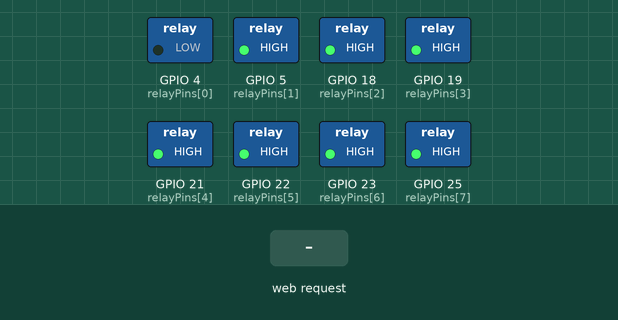
This sketch was run on a simulated ESP32. Parts: switched loads named in the sketch (green lamp = pin HIGH). The test bench sets the inputs (shaded band). WiFi joins after 1.5 s; servers stay silent unless stated; the local clock reads 2024-03-15 10:24:30 at power-on unless the sketch sets it; storage starts empty; what the sketch prints to the serial monitor is not drawn.

Above: at 2.7 s.
2.8 s: HTTP request GET /relay?num=1 received
At 14.0 s:
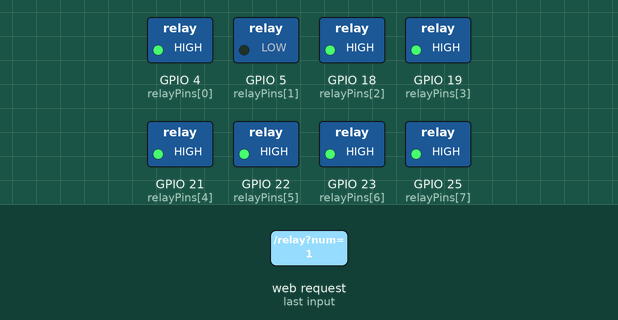
At 24.0 s:
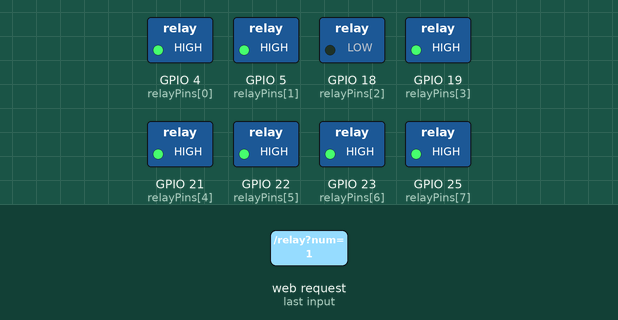
Timing chart, 0 to 34.3 s (numbered marks = the images above; inputs shaded):
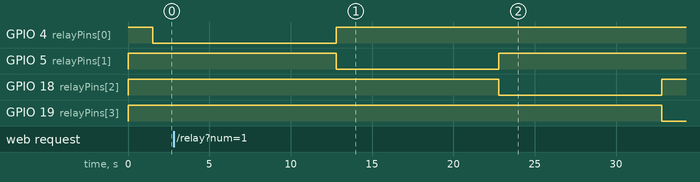

The sketch:

ESP32_RelayController.ino
```cpp
/*
 * ============================================================================
 * ESP32 RELAY CONTROLLER FOR EXHIBIT DISPLAY
 * ============================================================================
 *
 * DESCRIPTION:
 * This controller manages 8 relay channels for an interactive exhibit display.
 * It provides both a web interface and automatic cycling through exhibits.
 *
 * HARDWARE REQUIREMENTS:
 * - ESP32 Development Board
 * - 8-Channel Relay Module (Active LOW)
 * - USB cable for programming and power
 *
 * ============================================================================
 * CONFIGURABLE PARAMETERS - EDIT THESE TO CUSTOMIZE BEHAVIOR
 * ============================================================================
 */

#include <WiFi.h>
#include <WebServer.h>
#include <SPIFFS.h>
#include <ESPmDNS.h>
#include <time.h>

/* ---------------------------------------------------------------------------
 * WIFI CONFIGURATION
 * Change these to match your network credentials
 * ---------------------------------------------------------------------------*/
#ifndef STASSID
#define STASSID "ObieConnect"     // <-- CHANGE THIS: Your Wi-Fi network name (SSID)
#define STAPSK "122ElmStreet"     // <-- CHANGE THIS: Your Wi-Fi password
#endif

const char* ssid = STASSID;
const char* password = STAPSK;

/* ---------------------------------------------------------------------------
 * RELAY PIN CONFIGURATION
 * Maps each relay position (1-8) to an ESP32 GPIO pin
 *
 * Array Index:  [0]   [1]   [2]   [3]   [4]   [5]   [6]   [7]
 * Button #:      1     2     3     4     5     6     7     8
 * GPIO Pin:      4     5    18    19    21    22    23    25
 *
 * To change pin assignments, modify the corresponding value in the array
 * ---------------------------------------------------------------------------*/
const int relayPins[] = {4, 5, 18, 19, 21, 22, 23, 25};
const int numRelays = sizeof(relayPins) / sizeof(relayPins[0]);

/* ---------------------------------------------------------------------------
 * RELAY LABELS - What each relay controls
 * Position 1: Light-Incandescent
 * Position 2: Light-CFL (Compact Fluorescent)
 * Position 3: Light-LED
 * Position 4: Lava Lamp
 * Position 5: Hair Dryer
 * Position 6: Mini-Fridge (Heat Pump)
 * Position 7: Meters & Data System (Water Metering)
 * Position 8: Geothermal Model
 * ---------------------------------------------------------------------------*/

/* ---------------------------------------------------------------------------
 * ON-DURATION CONFIGURATION (in milliseconds)
 * How long each relay stays ON when activated
 *
 * Array Index:    [0]     [1]     [2]     [3]     [4]     [5]     [6]     [7]
 * Button #:        1       2       3       4       5       6       7       8
 * Duration(ms): 10000   10000   10000   63000    7000   30000   70000   86000
 * Duration(s):    10s     10s     10s     63s      7s     30s     70s     86s
 *
 * CONVERSION: seconds × 1000 = milliseconds
 * Example: 1 minute 10 seconds = 70 seconds = 70000 milliseconds
 *
 * TO CHANGE A DURATION: Modify the value at the corresponding index
 * ---------------------------------------------------------------------------*/
unsigned long onDurations[] = {
  10000,   // [0] Relay 1: Incandescent Light - 10 seconds
  10000,   // [1] Relay 2: CFL Light - 10 seconds
  10000,   // [2] Relay 3: LED Light - 10 seconds
  63000,   // [3] Relay 4: Lava Lamp - 63 seconds (1 min 3 sec)
  7000,    // [4] Relay 5: Hair Dryer - 7 seconds
  30000,   // [5] Relay 6: Mini-Fridge - 30 seconds
  50000,   // [6] Relay 7: Meters & Data - 50 seconds
  70000    // [7] Relay 8: Geothermal - 70 seconds (1 min 10 sec)
};

/* ---------------------------------------------------------------------------
 * LAVA LAMP NIGHT MODE CONFIGURATION
 * During these hours, ONLY the Lava Lamp will run (energy saving mode)
 * Uses 24-hour format based on local timezone
 * ---------------------------------------------------------------------------*/
const int lavaOnlyStartHour = 0;   // Start hour (0 = midnight)
const int lavaOnlyEndHour = 6;     // End hour (6 = 6:00 AM)

/* ---------------------------------------------------------------------------
 * NIGHT MODE OVERRIDE CONFIGURATION
 * Double-clicking the Lava Lamp button on the web interface during night mode
 * temporarily disables night mode, allowing normal auto-cycling / web control.
 * After this duration expires, night mode re-engages automatically.
 * ---------------------------------------------------------------------------*/
const unsigned long nightOverrideDuration = 300000;  // 5 minutes (300000 ms)
const unsigned long doubleClickWindow = 1500;        // 1.5 seconds to detect double-tap

/* ---------------------------------------------------------------------------
 * ACCESS POINT (FALLBACK) CONFIGURATION
 * If WiFi connection fails, ESP32 creates its own network with these settings
 * ---------------------------------------------------------------------------*/
const char* apPassword = "exhibit123";  // <-- CHANGE THIS: Fallback AP password

/* ---------------------------------------------------------------------------
 * RETURN BUTTON CONFIGURATION
 * The blue button at the bottom that links back to the main display
 * ---------------------------------------------------------------------------*/
const char* returnButtonText = "Return to Carbon Neutral Stories";
const char* returnButtonURL = "https://oberlin.communityhub.cloud/digital-signage-v2-fe/remote/oc-carbon-neutral-display";

/* ---------------------------------------------------------------------------
 * TIMEZONE CONFIGURATION
 * Current setting: Eastern Time (EST/EDT) with automatic DST switching
 * Format: "STD_OFFSET DST_OFFSET, START_RULE, END_RULE"
 *
 * Common timezone strings:
 * - Eastern:  "EST5EDT,M3.2.0/2,M11.1.0/2"
 * - Central:  "CST6CDT,M3.2.0/2,M11.1.0/2"
 * - Mountain: "MST7MDT,M3.2.0/2,M11.1.0/2"
 * - Pacific:  "PST8PDT,M3.2.0/2,M11.1.0/2"
 * ---------------------------------------------------------------------------*/
#define TIMEZONE_STRING "EST5EDT,M3.2.0/2,M11.1.0/2"

/* ============================================================================
 * END OF CONFIGURABLE PARAMETERS
 * ============================================================================
 * WARNING: Only modify code below if you understand the functionality
 * ============================================================================
 */

WebServer server(80);

// State tracking variables
volatile bool webInteraction = false;  // True when user interacts via web
volatile int selectedRelay = -1;       // Currently selected relay index
unsigned long interactionStart = 0;    // Timestamp when interaction started
bool inDefaultLoop = true;             // True when in automatic cycling mode

int lastActivatedRelay = -1;           // Last relay that was activated
char apSsid[32] = {0};                 // Generated AP name (includes MAC suffix)

// Night mode override state (activated by double-clicking Lava Lamp button)
bool nightModeOverride = false;
unsigned long nightOverrideStart = 0;
unsigned long lastLavaClickTime = 0;

/* ---------------------------------------------------------------------------
 * WEB INTERFACE HTML
 * Embedded HTML/CSS/JavaScript for the control panel
 * Button labels can be modified in the <button> tags below
 * ---------------------------------------------------------------------------*/
const char* htmlContent = "<!DOCTYPE HTML>"
                          "<html>"
                          "<head>"
                          "<title>Exhibit Controls</title>"
                          "<meta name=\"viewport\" content=\"width=device-width, initial-scale=1.0\">"
                          "<style>"
                          "body { font-family: Arial, sans-serif; background-color: #2c2f33; color: #fff; text-align: center; margin: 0; padding: 10px; padding-bottom: 120px; padding-top: 74px; }"
                          ".button { display: block; margin: 10px auto; padding: 16px 24px; font-size: 24px; width: 96%; background-color: #3a3f44; color: white; border: none; border-radius: 8px; cursor: pointer; box-sizing: border-box; text-align: left; overflow: hidden; white-space: nowrap; text-overflow: ellipsis; text-decoration: none;}"
                          ".active { background-color: #2ecc71; }"
                          ".return { background-color: #2ea8ff; position: fixed; left: 2%; right: 2%; bottom: 10px; text-align: center; }"
                          ".topnav { position: fixed; top: 0; left: 0; right: 0; height: 64px; background: #8b1e1e; display: flex; align-items: center; justify-content: center; padding: 0 12px; box-shadow: 0 2px 8px rgba(0,0,0,0.35); z-index: 10; }"
                          ".brand { display: flex; align-items: center; gap: 12px; }"
                          ".brand img { height: 40px; width: auto; border-radius: 6px; }"
                          ".brand-title { font-weight: 700; font-size: 20px; }"
                          "</style>"
                          "<script>"
                          "function initPage() { "
                          "  updateRelayStates();"
                          "  const params = new URLSearchParams(window.location.search);"
                          "  const timeoutParam = parseInt(params.get('timeout'));"
                          "  const redirectURL = params.get('redirectURL');"
                          "  const link = document.getElementById('returnLink');"
                          "  if (redirectURL && link) { link.href = redirectURL; }"
                          "  const targetURL = redirectURL || link.href;"
                          "  if (!isNaN(timeoutParam) && timeoutParam > 0) {"
                          "    setTimeout(function(){ window.location.href = targetURL; }, timeoutParam * 1000);"
                          "  }"
                          "}"
                          "function updateRelayStates() {"
                          "  fetch('/relayStates').then(r => r.json()).then(states => {"
                          "    for (let i = 0; i < states.length; i++) {"
                          "      const button = document.getElementById('relay' + (i + 1));"
                          "      if (states[i]) button.classList.add('active');"
                          "      else button.classList.remove('active');"
                          "    }"
                          "  });"
                          "}"
                          "setInterval(updateRelayStates, 2000);"
                          "function controlRelay(relayNum) { fetch('/relay?num=' + relayNum).then(() => updateRelayStates()); }"
                          "</script>"
                          "</head>"
                          "<body onload=\"initPage()\">"
                          "<div class=\"topnav\"><div class=\"brand\">"
                          "  <img src=\"/ElectricityButton.gif\" alt=\"Electricity Button\" />"
                          "  <span class=\"brand-title\">Select an Exhibit Case Feature:</span>"
                          "</div></div>"
                          // BUTTON LABELS - Modify text between > and </button> to change labels
                          "<button id=\"relay1\" class=\"button\" onclick=\"controlRelay(1)\">1. Light-Incandescent</button>"
                          "<button id=\"relay2\" class=\"button\" onclick=\"controlRelay(2)\">2. Light - Compact Fluorescent</button>"
                          "<button id=\"relay3\" class=\"button\" onclick=\"controlRelay(3)\">3. Light - LED</button>"
                          "<button id=\"relay4\" class=\"button\" onclick=\"controlRelay(4)\">4. Lava Lamp</button>"
                          "<button id=\"relay5\" class=\"button\" onclick=\"controlRelay(5)\">5. Hair Dryer</button>"
                          "<button id=\"relay6\" class=\"button\" onclick=\"controlRelay(6)\">6. Mini-Fridge (Heat Pump)</button>"
                          "<button id=\"relay7\" class=\"button\" onclick=\"controlRelay(7)\">7. Show Meters & Data System</button>"
                          "<button id=\"relay8\" class=\"button\" onclick=\"controlRelay(8)\">8. Show Geothermal Model</button>"
                          "<a id=\"returnLink\" class=\"button return\" href=\"https://oberlin.communityhub.cloud/digital-signage-v2-fe/remote/oc-carbon-neutral-display\">Return to Carbon Neutral Stories</a>"
                          "</body></html>";

/* ---------------------------------------------------------------------------
 * controlRelay(int relayNum)
 * Activates a single relay while turning off all others
 *
 * @param relayNum: Relay index (0-7) to activate
 * Note: Relays are ACTIVE LOW (LOW = ON, HIGH = OFF)
 * ---------------------------------------------------------------------------*/
void controlRelay(int relayNum) {
  for (int i = 0; i < numRelays; i++) {
    digitalWrite(relayPins[i], (i == relayNum) ? LOW : HIGH);
  }
  Serial.printf("Relay %d is ON\n", relayNum + 1);
}

/* ---------------------------------------------------------------------------
 * turnOffAllRelays()
 * Turns off all relays (sets all pins HIGH)
 * ---------------------------------------------------------------------------*/
void turnOffAllRelays() {
  for (int i = 0; i < numRelays; i++) digitalWrite(relayPins[i], HIGH);
  Serial.println("All relays are OFF");
}

/* ---------------------------------------------------------------------------
 * isLavaLampOnlyTime()
 * Checks if current time is within the Lava Lamp only period
 *
 * @return: true if current hour is between lavaOnlyStartHour and lavaOnlyEndHour
 * ---------------------------------------------------------------------------*/
bool isLavaLampOnlyTime() {
  time_t now = time(nullptr);
  if (now < 1609459200L) return false;  // NTP not yet synced (before Jan 1 2021)
  struct tm* t = localtime(&now);
  return (t->tm_hour >= lavaOnlyStartHour && t->tm_hour < lavaOnlyEndHour);
}

/* ---------------------------------------------------------------------------
 * HTTP REQUEST HANDLERS
 * ---------------------------------------------------------------------------*/

// Serves the main web interface
void handleRoot() { server.send(200, "text/html", htmlContent); }

// Handles relay control requests from web interface
void handleRelayControl() {
  if (server.hasArg("num")) {
    int relayNum = server.arg("num").toInt() - 1;  // Convert to 0-based index
    if (relayNum >= 0 && relayNum < numRelays) {
      // Detect double-click on Lava Lamp (relay index 3) to override night mode
      if (relayNum == 3) {
        if (millis() - lastLavaClickTime < doubleClickWindow) {
          nightModeOverride = true;
          nightOverrideStart = millis();
          Serial.println("Night mode override activated for 5 minutes");
        }
        lastLavaClickTime = millis();
      }

      controlRelay(relayNum);
      webInteraction = true;
      selectedRelay = relayNum;
      interactionStart = millis();
      inDefaultLoop = false;
      server.send(200, "text/plain", "Relay " + String(relayNum + 1) + " is ON");
    } else server.send(400, "text/plain", "Invalid relay number");
  } else server.send(400, "text/plain", "Relay number not specified");
}

// Returns JSON array of relay states for web interface updates
void handleRelayStates() {
  String json = "[";
  for (int i = 0; i < numRelays; i++) {
    bool isActive = false;
    if (webInteraction && selectedRelay == i) isActive = true;
    else isActive = (digitalRead(relayPins[i]) == LOW);
    json += isActive ? "true" : "false";
    if (i < numRelays - 1) json += ",";
  }
  json += "]";
  server.send(200, "application/json", json);
}

// Handles 404 errors - serves main page for GET requests
void handleNotFound() {
  if (server.method() == HTTP_GET) {
    server.sendHeader("Cache-Control", "no-cache");
    server.send(200, "text/html", htmlContent);
    return;
  }
  server.send(404, "text/plain", "404: Not Found");
}

/* ---------------------------------------------------------------------------
 * setup()
 * Initializes hardware, WiFi, web server, and time synchronization
 * ---------------------------------------------------------------------------*/
void setup() {
  Serial.begin(115200);

  // Initialize all relay pins as outputs and turn them OFF
  for (int i = 0; i < numRelays; i++) {
    pinMode(relayPins[i], OUTPUT);
    digitalWrite(relayPins[i], HIGH);  // HIGH = OFF for active-low relays
  }

  // Configure WiFi in dual mode (Station + Access Point)
  WiFi.mode(WIFI_AP_STA);
  WiFi.setSleep(false);
  WiFi.setAutoReconnect(true);
  WiFi.persistent(false);

  // Attempt to connect to WiFi network
  WiFi.begin(ssid, password);
  unsigned long wifiTimeout = millis();
  while (WiFi.status() != WL_CONNECTED && millis() - wifiTimeout < 15000) {
    delay(250);
    server.handleClient();
    Serial.print(".");
  }

  if (WiFi.status() == WL_CONNECTED) {
    Serial.println("\nWi-Fi connected");
    Serial.print("IP: ");
    Serial.println(WiFi.localIP());
  } else {
    Serial.println("\nWi-Fi failed; SoftAP fallback");
  }

  // Create fallback Access Point with unique name based on MAC address
  uint8_t mac[6];
  WiFi.macAddress(mac);
  snprintf(apSsid, sizeof(apSsid), "ExhibitControls-%02X%02X", mac[4], mac[5]);
  WiFi.softAP(apSsid, apPassword);

  // Configure timezone and sync time with NTP servers
  configTzTime(TIMEZONE_STRING, "pool.ntp.org", "time.nist.gov");

  // Initialize SPIFFS filesystem for serving static files
  if (!SPIFFS.begin(true)) Serial.println("SPIFFS Mount Failed");

  // Setup mDNS for easy access (e.g., http://exhibit-XXXX.local)
  char mdnsName[32];
  snprintf(mdnsName, sizeof(mdnsName), "exhibit-%02X%02X", mac[4], mac[5]);
  MDNS.begin(mdnsName);

  // Register HTTP request handlers
  server.on("/", handleRoot);
  server.on("/relay", handleRelayControl);
  server.on("/relayStates", handleRelayStates);
  server.onNotFound(handleNotFound);

  // Serve the electricity button GIF from SPIFFS
  server.on("/ElectricityButton.gif", HTTP_GET, []() {
    File file = SPIFFS.open("/ElectricityButton.gif", "r");
    if (file) {
      server.sendHeader("Cache-Control", "public, max-age=86400");
      server.streamFile(file, "image/gif");
      file.close();
    } else {
      server.send(404, "text/plain", "File not found");
    }
  });

  server.begin();
  Serial.println("HTTP server started");

  }

/* ---------------------------------------------------------------------------
 * loop()
 * Main program loop - handles web requests and automatic relay cycling
 *
 * OPERATION MODES:
 * 1. Lava Lamp Only Mode: During night hours, only Lava Lamp runs
 * 2. Web Interaction Mode: When user selects a relay via web interface
 * 3. Auto Cycle Mode: Automatically cycles through all relays
 * ---------------------------------------------------------------------------*/
void loop() {
  server.handleClient();

  // Expire the night mode override after its duration
  if (nightModeOverride && millis() - nightOverrideStart > nightOverrideDuration) {
    nightModeOverride = false;
    Serial.println("Night mode override expired, resuming Lava Lamp only mode");
  }

  // NIGHT MODE: Only run Lava Lamp during configured hours (unless overridden)
  if (isLavaLampOnlyTime() && !nightModeOverride) {
    controlRelay(3);  // Lava Lamp = relay index 3 (button #4)
    delay(10);
    return;
  }

  // WEB INTERACTION MODE: User selected a relay via web interface
  if (webInteraction) {
    if (!inDefaultLoop) {
      controlRelay(selectedRelay);
      inDefaultLoop = true;
    }
    // Check if the on-duration has elapsed
    if (millis() - interactionStart > onDurations[selectedRelay]) {
      webInteraction = false;
      inDefaultLoop = true;
      turnOffAllRelays();
      lastActivatedRelay = selectedRelay;
    }
    return;
  }

  // AUTO CYCLE MODE: Automatically cycle through relays
  if (inDefaultLoop && !webInteraction) {
    for (int i = (lastActivatedRelay + 1) % numRelays; i < numRelays; i++) {
      controlRelay(i);
      lastActivatedRelay = i;
      unsigned long startMillis = millis();

      // Keep relay on for its configured duration
      while (millis() - startMillis < onDurations[i]) {
        server.handleClient();
        delay(1);
        // Exit if user interacts or night mode activates
        if (webInteraction) return;
        if (isLavaLampOnlyTime() && !nightModeOverride) {
          controlRelay(3);
          return;
        }
      }
    }
    lastActivatedRelay = -1;  // Reset to start from beginning
  }
}
```

Measured:
- after the input at 2.8 s, GPIO 4 (relayPins[0]): LOW → HIGH after 10.0 s instead of 8.7 s; GPIO 19 (relayPins[3]): HIGH → LOW after 30.0 s instead of 28.7 s
